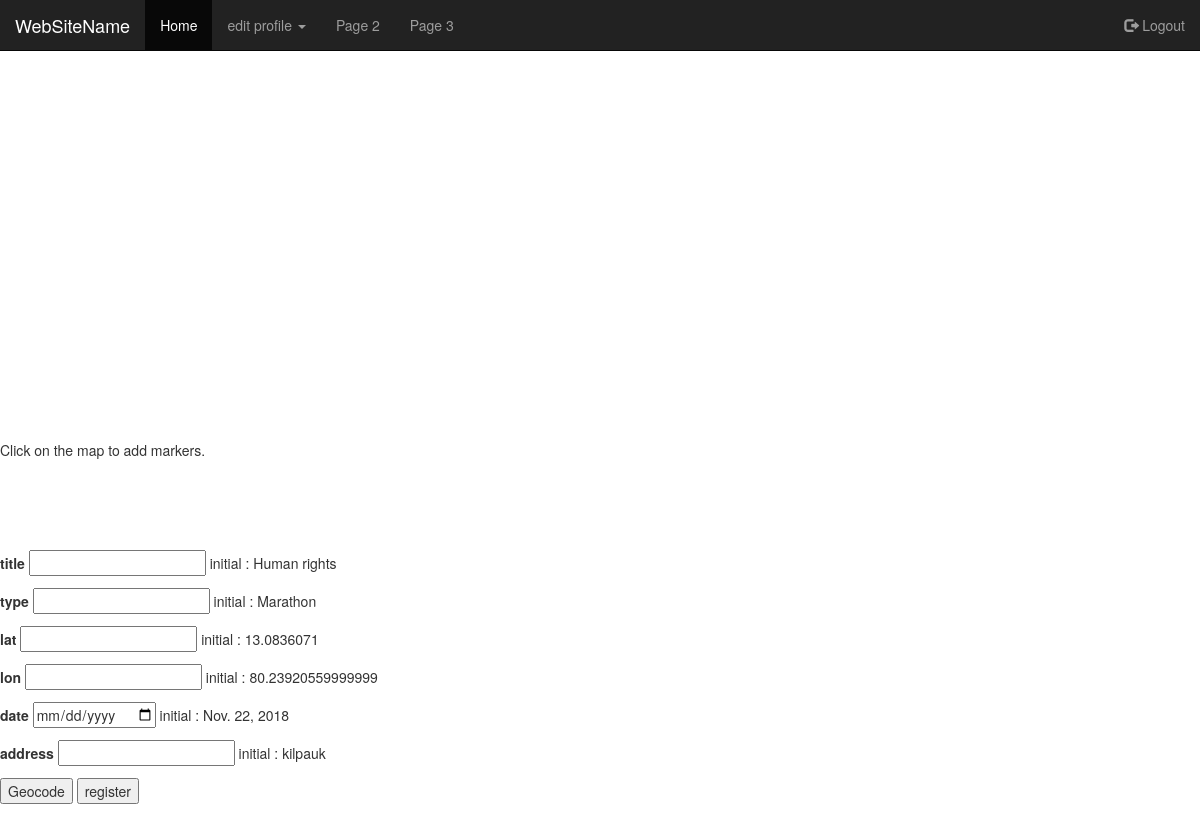
The page /community/group-detail/1/edit/ (signed in) on the database its author committed.
### community/models.py (models this page shows, shortened)
class GroupTable(models.Model):
    founder = models.ForeignKey(User, on_delete=models.CASCADE)
    title = models.CharField(max_length=100)
    type = models.CharField(max_length=100)
    lat = models.FloatField(default=0.0)
    lon = models.FloatField(default=0.0)
    date = models.DateField()
    number = models.IntegerField(default=0)
    address = models.CharField(max_length=100, default="")

### community/views.py (the view)
# urls.py: url(r'^group-detail/(?P<g_id>[0-9]+)/edit/$', group_edit, name='group_edit'),  # done
@login_required(login_url="http://127.0.0.1:8000/register/login/")
def group_edit(request, g_id):
    if request.method == 'POST':
        title = request.POST['title']
        type = request.POST['type']
        lat = request.POST['lat']
        lon = request.POST['lon']
        date = request.POST['date']
        address = request.POST['address']
        s = GroupTable.objects.get(pk=g_id)
        s.title=title
        s.type=type
        s.lat=lat
        s.lon=lon
        s.date=date
        s.address=address
        s.save()
        return HttpResponseRedirect('/community/group-detail/'+g_id+'/')
    else:
        c=GroupTable.objects.filter(pk=g_id)
        if c.count()==0:
            return render(request, 'community/nopage.html', {})
        else:
            content= GroupTable.objects.get(pk=g_id)
            if content.founder==request.user:
                return render(request, 'community/group-edit.html', {'content':content})
            else:
                return render(request, 'community/nopage.html', {})

### community/templates/community/group-edit.html (shortened to what this page needs)
{% extends 'community/base/login-navbar.html' %}
    {% block content %}
	<br><br>
    <center>
        <div id="map" style="width:80%; height:50%"></div></center>
    <p>Click on the map to add markers.</p><br><br>
	<br><br>
	<form method="POST" name="register">
        <p>
            <label>title</label>
            <input type="text" name="title" required> initial : {{ content.title }}
        </p>
        <p>
            <label>type</label>
            <input type="text" name="type" required> initial : {{ content.type }}
        </p>
        <p>
            <label>lat</label>
            <input type="text" name="lat" id="lat1" required> initial : {{ content.lat }}
        </p>
        <p>
            <label>lon</label>
            <input type="text" name="lon" id="lon1" required> initial : {{ content.lon }}
        </p>
        <p>
            <label>date</label>
            <input type="date" name="date" required> initial : {{ content.date }}
        </p>
	<p>
            <label>address</label>
            <input type="text" name="address" id="address" required> initial : {{ content.address }}
        </p><input id="submit1" type="button" value="Geocode">
        <button type="submit">register</button>
        <br><br><br>
    </form>
  {% endblock %}

### rows shown on the page
GroupTable: title "Human rights", type "Marathon", lat "13.0836071", lon "80.23920559999999", date "Nov. 22, 2018", address "kilpauk"
